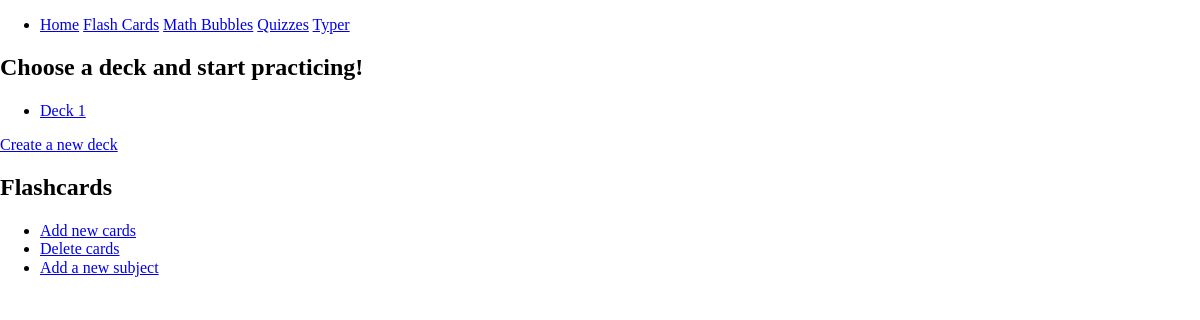
The page /flashcards/flashcard-menu on the database as committed earlier.
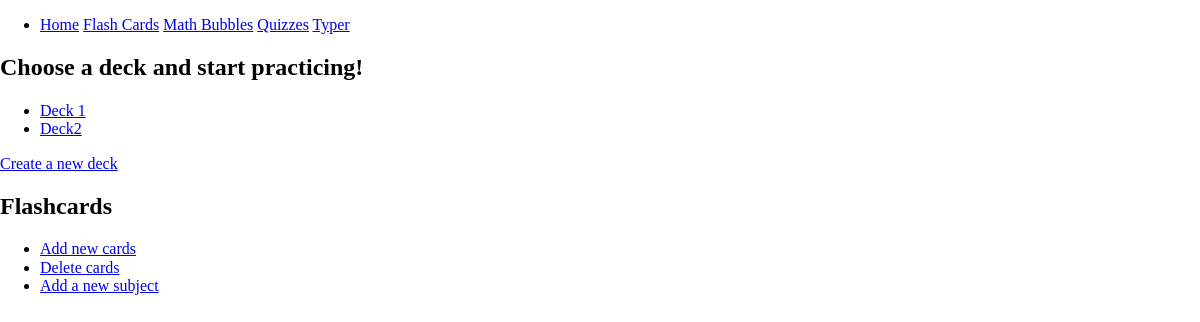
The same page on the database as committed later.
### flashcard/models.py (models this page shows, shortened)
class Deck(models.Model):
    id = models.UUIDField(primary_key=True,
                          default=uuid.uuid4,
                          editable=False)
    name = models.CharField(max_length=30, blank=False, null=False, default="")
    flashcards = models.ManyToManyField(Flashcard)

### flashcard/views.py (the view)
# urls.py: path("flashcard-menu", views.flashcards_menu, name="flashcard-menu"),
def flashcards_menu(request):
    decks = Deck.objects.all()
    template = get_template("flashcard/flashcards_menu.html")
    return HttpResponse(template.render({"decks": decks}, request))

### flashcard/templates/flashcard/flashcards_menu.html
{% extends 'base.html' %}
{% block content %}
<section>
    <h2>Choose a deck and start practicing!</h2>
    <ul>
        {% for deck in decks %}
        <li><a href={% url 'flashcards:play_flashcards' deck.id %}>{{ deck.name }}</a></li>
        {% endfor %}
    </ul>
</section>
<section>
    <a href={% url 'flashcards:create_deck' %}>Create a new deck</a>
</section>
<section>
    <h2>Flashcards</h2>
    <ul>
        <li><a href={% url 'flashcards:create_flashcard'%}>Add new cards</a></li>
        <li><a href={% url 'flashcards:delete_flashcard' %}>Delete cards</a></li>
        <li><a href={% url 'flashcards:create_subject' %}>Add a new subject</a></li>
    </ul>
</section>
{% endblock %}

Rows that differ between the two databases and show on the page:
added Deck: name "Deck2"
